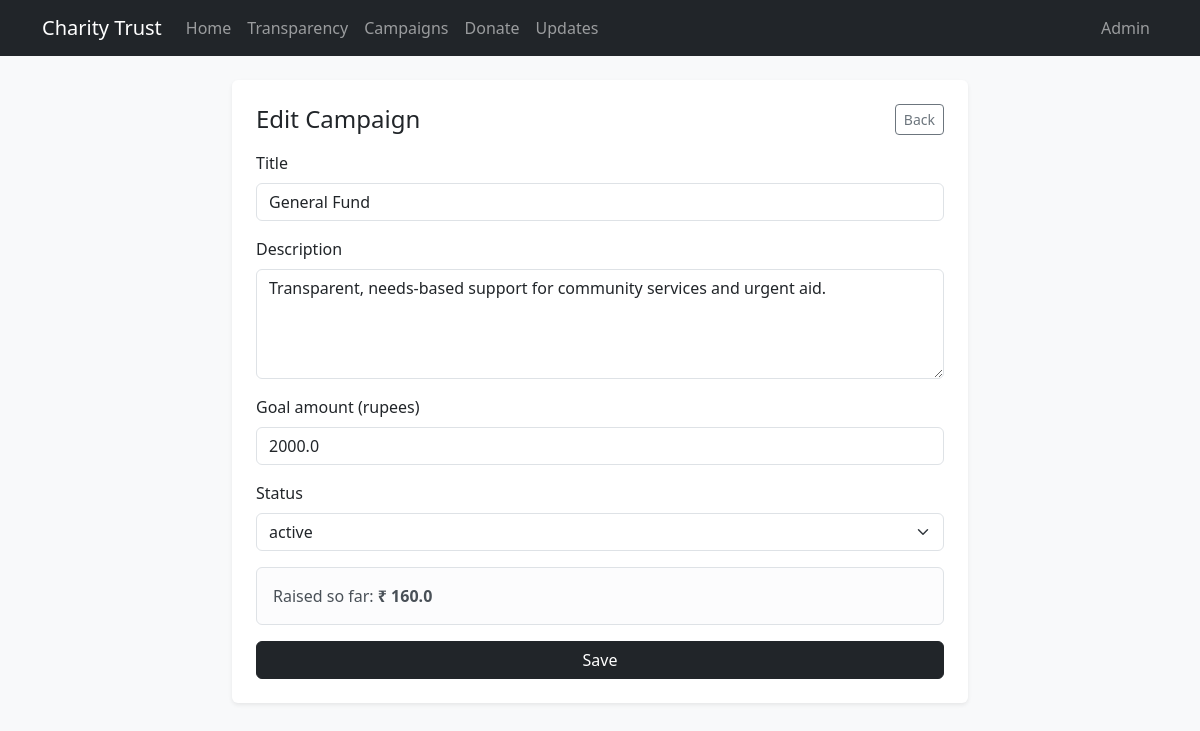
/admin/campaigns/1/edit (signed in), run on the app's committed database.
### app/models.py (models this page shows)
class Base(DeclarativeBase):
    pass

class Campaign(Base):
    __tablename__ = "campaigns"
    id: Mapped[int] = mapped_column(Integer, primary_key=True)
    title: Mapped[str] = mapped_column(String(200), nullable=False, index=True)
    description: Mapped[str] = mapped_column(Text, nullable=False)
    goal_cents: Mapped[int] = mapped_column(Integer, nullable=False, default=0)
    raised_cents: Mapped[int] = mapped_column(Integer, nullable=False, default=0)
    status: Mapped[str] = mapped_column(String(20), nullable=False, default="active")
    created_at: Mapped[datetime] = mapped_column(DateTime(timezone=True), default=datetime.utcnow, nullable=False)
    updated_at: Mapped[datetime] = mapped_column(
        DateTime(timezone=True), default=datetime.utcnow, onupdate=datetime.utcnow, nullable=False
    )
    donations: Mapped[list["Donation"]] = relationship("Donation", back_populates="campaign", lazy="selectin")

### app/routes/admin.py (the view, shortened to what this page needs)
@admin_bp.route("/campaigns/<int:campaign_id>/edit", methods=["GET", "POST"])
@admin_required
def campaigns_edit(campaign_id: int):
    db = get_db()
    campaign = db.query(Campaign).filter(Campaign.id == campaign_id).first()
    if not campaign:
        flash("Campaign not found.", "danger")
        return redirect(url_for("admin.campaigns_list"))
    if request.method == "GET":
        return render_template("admin/campaign_form.html", mode="edit", campaign=campaign, cents_to_amount_str=cents_to_amount_str)

### app/auth.py (called while the page is built)
def admin_required(view_func):
    @wraps(view_func)
    def wrapper(*args, **kwargs):
        if not session.get("admin_logged_in"):
            flash("Please login to access the admin panel.", "warning")
            return redirect(url_for("admin.login", next=requested_next_url()))
        return view_func(*args, **kwargs)
    def requested_next_url():
        from flask import request
        return request.args.get("next") or url_for("admin.dashboard")
    return wrapper

### app/db.py (called while the page is built)
def get_db():
    if SessionLocal is None:
        raise RuntimeError("Database session is not initialized. Call init_engine() first.")
    return SessionLocal

### app/templates/admin/campaign_form.html (shortened to what this page needs)
{% extends "base.html" %}
{% block content %}
  <div class="row justify-content-center">
    <div class="col-lg-8">
      <div class="p-4 bg-white rounded shadow-sm">
        <div class="d-flex align-items-center justify-content-between mb-3">
          <h1 class="h4 mb-0">{% if mode == 'create' %}Create Campaign{% else %}Edit Campaign{% endif %}</h1>
          <a class="btn btn-outline-secondary btn-sm" href="{{ url_for('admin.campaigns_list') }}">Back</a>
        </div>
        <form method="POST">
          <div class="mb-3">
            <label class="form-label">Title</label>
            <input name="title" class="form-control" required minlength="3" value="{{ campaign.title if campaign else '' }}">
          </div>
          <div class="mb-3">
            <label class="form-label">Description</label>
            <textarea name="description" class="form-control" rows="4" required minlength="10">{{ campaign.description if campaign else '' }}</textarea>
          </div>
          <div class="mb-3">
            <label class="form-label">Goal amount (rupees)</label>
            <input type="number" name="goal" class="form-control" required min="1" step="1" value="{{ (campaign.goal_cents / 100) if campaign else '' }}">
          </div>
          <div class="mb-3">
            <label class="form-label">Status</label>
            <select name="status" class="form-select">
              {% set status_val = campaign.status if campaign else 'active' %}
              <option value="active" {% if status_val == 'active' %}selected{% endif %}>active</option>
            </select>
          </div>
          {% if mode == 'edit' %}
            <div class="alert alert-light border mb-3">
              Raised so far: <strong>₹ {{ campaign.raised_cents / 100 }}</strong>
            </div>
          {% endif %}
          <button class="btn btn-dark w-100" type="submit">Save</button>
        </form>
      </div>
    </div>
  </div>
{% endblock %}

### app/static/styles.css (style rules this page uses)
body { min-height: 100vh; }

### data on the page
Campaign: title "General Fund", description "Transparent, needs-based support for community services and urgent aid.", goal "2000.0", status "active", campaign.raised_cents/100 "160.0"
